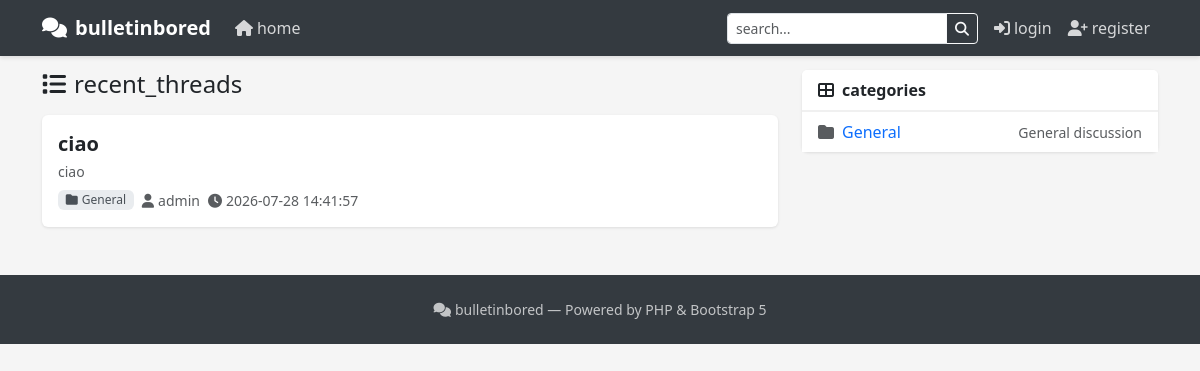
Before: / with the older database file.
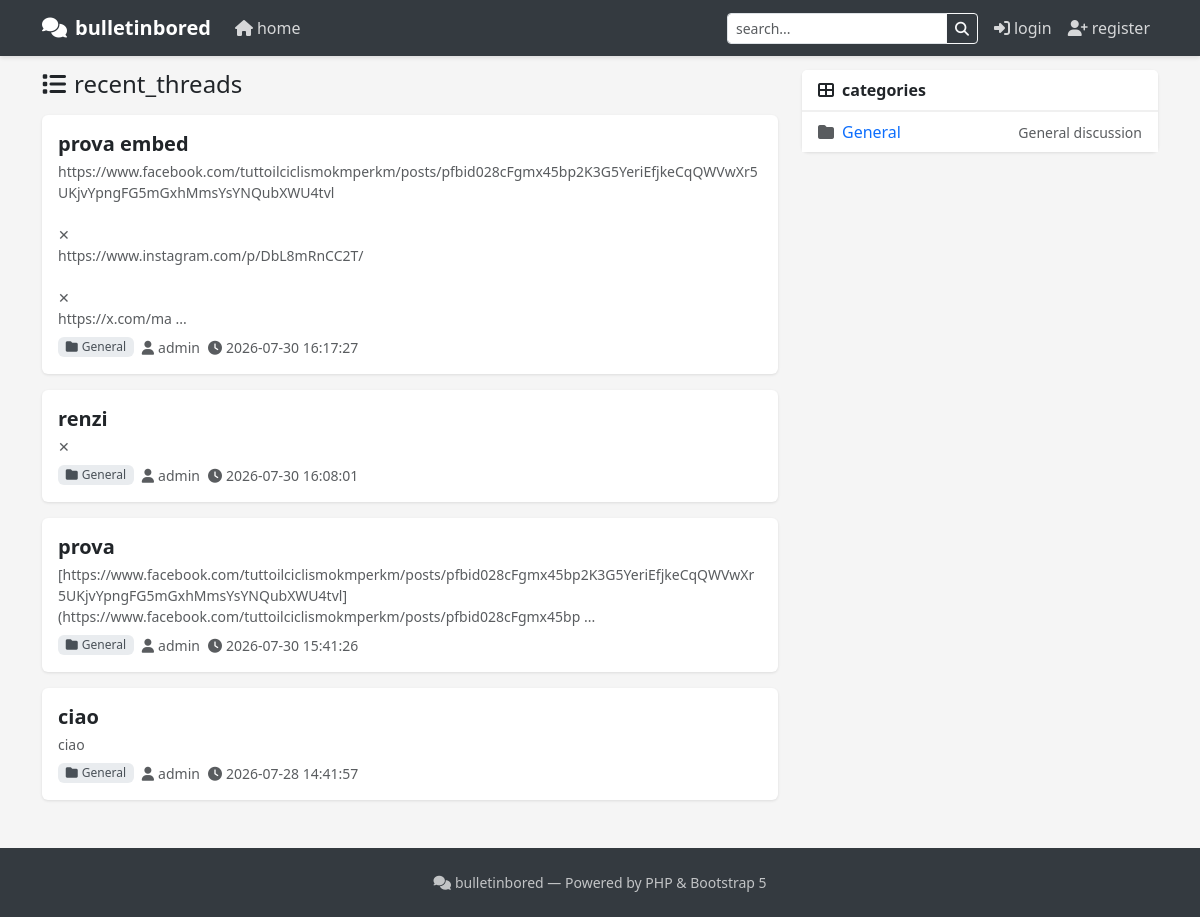
After: the same page with the newer database file.
### tables this page shows
CREATE TABLE threads (
                id INTEGER PRIMARY KEY AUTOINCREMENT,
                category_id INTEGER,
                user_id INTEGER,
                title TEXT NOT NULL,
                content TEXT,
                status TEXT DEFAULT 'visible',
                created_at DATETIME DEFAULT CURRENT_TIMESTAMP,
                updated_at DATETIME DEFAULT CURRENT_TIMESTAMP
            );

CREATE TABLE categories (
                id INTEGER PRIMARY KEY AUTOINCREMENT,
                name TEXT NOT NULL,
                description TEXT,
                position INTEGER DEFAULT 0
            );

CREATE TABLE users (
                id INTEGER PRIMARY KEY AUTOINCREMENT,
                username TEXT UNIQUE NOT NULL,
                password TEXT NOT NULL,
                email TEXT,
                role TEXT DEFAULT 'user',
                avatar TEXT,
                created_at DATETIME DEFAULT CURRENT_TIMESTAMP
            );

### views/home.php (the view, shortened to what the rows shown need)
<?php include __DIR__.'/header.php'; render_header('Home'); ?>
    <div class="row">
        <div class="col-lg-8">
            <?php if (empty($threads ?? [])): ?>
                <div class="card">
                    <div class="card-body text-center py-5">
                        <i class="fas fa-inbox fa-3x text-muted mb-3"></i>
                        <p class="text-muted mb-0"><?= t('no_threads') ?></p>
                    </div>
                </div>
            <?php else: ?>
                <?php foreach ($threads as $thread): ?>
                    <div class="card">
                        <div class="card-body">
                            <h5 class="card-title mb-1">
                                <a href="<?= url('thread', ['id' => $thread['id'], 'slug' => slugify($thread['title'] ?? '')]) ?>" class="thread-title">
                                    <?= escape($thread['title']) ?>
                                </a>
                            </h5>
                            <p class="card-text text-muted small mb-2">
                                <?= nl2br(escape(substr($thread['content'] ?? '', 0, 200))) ?>
                                <?php if (strlen($thread['content'] ?? '') > 200): ?>...<?php endif; ?>
                            </p>
                            <div class="d-flex align-items-center gap-2">
                                <span class="badge badge-cat"><i class="fas fa-folder me-1"></i><?= escape($thread['category_name'] ?? 'General') ?></span>
                                <small class="text-muted"><i class="fas fa-user me-1"></i><?= escape($thread['author']) ?></small>
                                <small class="text-muted"><i class="fas fa-clock me-1"></i><?= escape($thread['created_at'] ?? '') ?></small>
                            </div>
                        </div>
                    </div>
                <?php endforeach; ?>
            <?php endif; ?>
        </div>
        <div class="col-lg-4">
            <div class="card">
                <div class="card-body p-0">
                    <ul class="list-group list-group-flush">
                        <?php foreach ($categories ?? [] as $cat): ?>
                            <li class="list-group-item d-flex justify-content-between align-items-center">
                                <a href="<?= url('category', ['id' => $cat['id'], 'slug' => slugify($cat['name'] ?? '')]) ?>" class="text-decoration-none">
                                    <i class="fas fa-folder me-2 text-muted"></i><?= escape($cat['name']) ?>
                                </a>
                                <small class="text-muted"><?= escape($cat['description'] ?? '') ?></small>
                            </li>
                        <?php endforeach; ?>
                    </ul>
                </div>
            </div>
        </div>
    </div>

Changed rows visible on the page:
added threads: title "prova embed", content "https://www.facebook.com/tuttoilciclismokmperkm/posts/pfbid028cFgmx45bp2K3G5YeriEfjkeCqQWVwXr5UKjvYpngFG5mGxhMmsYsYNQubXWU4tvl ✕ https://www.instagram.com/p/DbL8mRnCC2T/ ✕ https://x.com/ma", category.name "General", user.username "admin", created_at "2026-07-30 16:17:27"
added threads: title "renzi", content "✕", category.name "General", user.username "admin", created_at "2026-07-30 16:08:01"
added threads: title "prova", content "[https://www.facebook.com/tuttoilciclismokmperkm/posts/pfbid028cFgmx45bp2K3G5YeriEfjkeCqQWVwXr5UKjvYpngFG5mGxhMmsYsYNQubXWU4tvl](https://www.facebook.com/tuttoilciclismokmperkm/posts/pfbid028cFgmx45bp", category.name "General", user.username "admin", created_at "2026-07-30 15:41:26"
